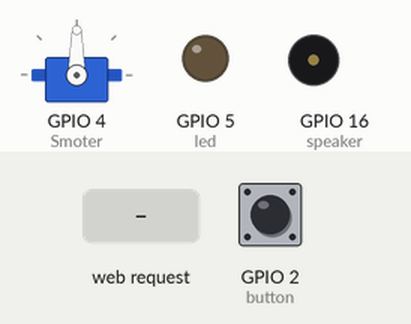
A sketch run on a simulated ESP8266 (NodeMCU). On the bench: servo, output pins drawn as LEDs (lit = HIGH), buzzer (waves = sounding, pin HIGH). The test bench sets the inputs (shaded band); at power-on: GPIO 2 (button) HIGH. WiFi joins after 1.5 s; servers stay silent unless stated; what the sketch prints to the serial monitor is not drawn.

Above: at 2.7 s.
2.8 s: HTTP request GET /on received
At 5.0 s:
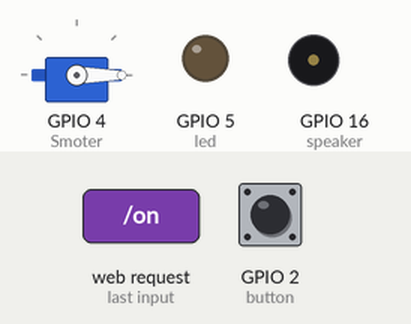
5.8 s: GPIO 2 (button) pulled LOW for 0.15 s
At 6.5 s:
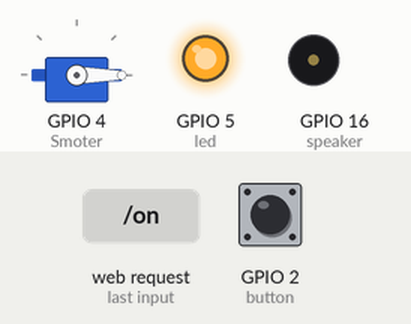
7.4 s: HTTP request GET /on received
At 8.6 s:
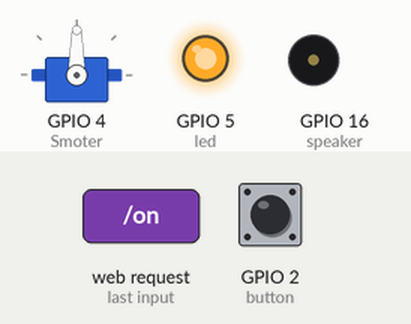
11.9 s: GPIO 2 (button) pulled LOW for 1 s
At 13.3 s:
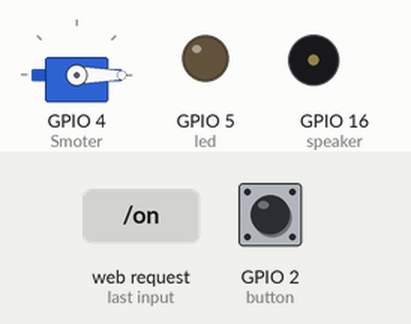
14.4 s: GPIO 2 (button) pulled LOW for 3.2 s
At 18.9 s:
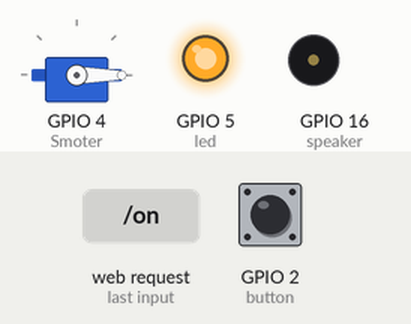
Timing chart, 0 to 20.1 s (numbered marks = the images above; inputs shaded):
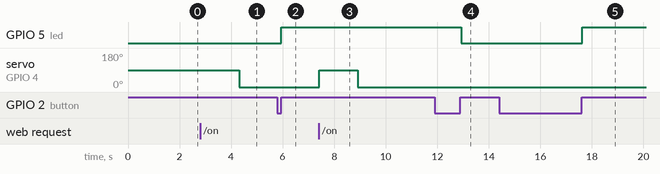

The sketch:

connection_test.ino
```cpp
#include <Servo.h>
#include <SPI.h>
#include <MFRC522.h>
#include <ESP8266WiFi.h>
#include <WebSocketClient.h>
#include <ESP8266WebServer.h>

#define SS_PIN 15
#define RST_PIN 0
#define Smoter 4
//ID 선언
#define ID_0 0xF0
#define ID_1 0x31
#define ID_2 0x98
#define ID_3 0xA3

MFRC522 rfid(SS_PIN, RST_PIN); // RFID 라이브러를 사용
MFRC522::MIFARE_Key key;
Servo myservo;
ESP8266WebServer server(80);


const char* ssid = "Sim";
const char* password = "";
char path[] = "/";
char host[] = "192.168.1.180";
int port = 180;

byte nuidPICC[4];
int toggle = 0;
int speaker = 16;
int button = 2;
int led = 5;
int state = LOW;
int cnt = 0; // 3번 실패시 알림음

WebSocketClient webSocketClient;

// Use WiFiClient class to create TCP connections
WiFiClient client;


void handleON() {
  server.send(200, "text/plane", "Door Open!!");
  Serial.println("Doorlock Open !!");
  myservo.write(90);
  delay(1500);
  myservo.write(0);
}


String recv_data()
{
  String data;
  while (1) {
        webSocketClient.getData(data);
        if (data.length() > 0)
        {
          Serial.print("\nReceived data: ");
          Serial.println(data);
          return data;
        }
      }
}

void send_uid()
{
  Serial.print("UID 전송\n");
  for(int i=0; i<4; i++)
    webSocketClient.sendData(String(rfid.uid.uidByte[i]));
}


int handshake_web(char *host_addr, char *path_host)
{
  webSocketClient.path = path_host;
  webSocketClient.host = host_addr;
  if (webSocketClient.handshake(client)) {
    return 1;
  }
  else {
    return 0;
  }
}

int connect_web(char *host_addr, int port_num)
{
  // Connect to the websocket server
  if (client.connect(host_addr, port_num)) {
    return 1;
  }
  else {
    return 0;
  }
}

int door_ctrl(String rcv_data)
{
  int flag = 0;
  if (rcv_data == "1")
      {
        cnt = 0;
        Serial.println("Open");
        myservo.write(90);
        delay(1500);
        Serial.println("\Close");
        myservo.write(0);
        flag = 1;
      }
      else Serial.print("\n등록되지 않은 사용자 입니다.\n");
      return flag;
}

void setup() {
  pinMode(speaker, OUTPUT);
  pinMode(led, OUTPUT);
  pinMode(button, INPUT_PULLUP);//버튼 입력 설정
  attachInterrupt(digitalPinToInterrupt(button), interrupt, RISING);
  //인터럽트 설정(인터럽트할 핀, 인터럽트 핸들러 함수, 인터럽트 방식(모드))
  //인터럽트 모드에는 FALLING(HIGH->LOW), RISING(LOW->HIGH),
  //CHANGE(변경시), LOW(신호가 LOW일 경우)

  Serial.begin(9600);
  myservo.attach(Smoter);
  SPI.begin(); // SPI 시작
  rfid.PCD_Init(); // RFID 모듈시작

  for (byte i = 0; i < 6; i++) { //키ID 초기화
    key.keyByte[i] = 0xFF;
  }
  //Serial.print(F("Using the following key:"));
  printHex(key.keyByte, MFRC522::MF_KEY_SIZE);

  Serial.println();
  Serial.println();
  Serial.print("Connecting to ");
  Serial.println(ssid);

  WiFi.begin(ssid, password);

  while (WiFi.status() != WL_CONNECTED) {
    delay(500);
    Serial.print(".");
  }

  Serial.println("");
  Serial.println("WiFi connected");
  Serial.print("IP address: ");
  Serial.println(WiFi.localIP());
  server.on("/on", handleON);
  server.begin();


  Serial.println("도어락 시스템을 시작합니다.");

}

void loop() {
  server.handleClient();
  digitalWrite(led, state);
  if (!rfid.PICC_IsNewCardPresent()) //카드가 인식 되지 않았다면
    return;

  if (!rfid.PICC_ReadCardSerial()) // 카드의 ID가 인식 되지 않았다면
    return;


  Serial.print(F("PICC type: "));
  MFRC522::PICC_Type piccType = rfid.PICC_GetType(rfid.uid.sak); //카드의 타입을 읽어옴
  Serial.println(rfid.PICC_GetTypeName(piccType));

  // 감지한 ID의 방식이 MIFARE가 아니라면
  if (piccType != MFRC522::PICC_TYPE_MIFARE_MINI &&
    piccType != MFRC522::PICC_TYPE_MIFARE_1K &&
    piccType != MFRC522::PICC_TYPE_MIFARE_4K) {
    Serial.println(F("Your tag is not of type MIFARE Classic."));
    return;
  }
  Serial.println("");
  Serial.print("taging UID : ");
  printHex(rfid.uid.uidByte, rfid.uid.size);//태깅된 UID출력
  Serial.println("");

  // Connect to the websocket server
  if(connect_web(host, port))
  {
    Serial.println("connection successful");
  }
  else
  {
    Serial.println("connection failed.");
  }

  // Handshake with the server
  if(handshake_web(host, path))
  {
    Serial.println("handshake successful");
  }
  else
  {
    Serial.println("handshake failed.");
  }


  if (client.connected()) {
    if (state == LOW) { //문여는 알고리즘.
      webSocketClient.sendData(String(1));//1은 문연다는 신호
      send_uid();//uid 전송
      if(!door_ctrl(recv_data()))
        cnt++;
      if(cnt == 3)
      {
        for(int i=0; i<3; i++)
        {
          tone(speaker, 330);
          delay(300);
          tone(speaker, 262);
          delay(300);
        }
        noTone(speaker);
        cnt = 0;
      }
    }
    else { //사용자 등록 알고리즘.
      Serial.print("\n사용자를 등록합니다.");
      webSocketClient.sendData("2");
      cnt = 0;
      send_uid();//uid 전송

      if (recv_data() == "2")
        Serial.print("\n사용자가 성공적으로 등록되었습니다.\n");
      else
        Serial.print("\n사용자 등록에 실패하였습니다.\n");
      state = LOW;//사용자 등록 마친 후 LOW로 바꿔줘 일반 모드로 들어감.

    }
  }
  else {
    Serial.println("Client disconnected.");
//    while (1) {
//      // Hang on disconnect.
//    }
  }
  client.stop();
  rfid.PICC_HaltA();//종료
  rfid.PCD_StopCrypto1();//다시 시작
}

// 카드 ID를 16진수로 바꿔주는 함수
void printHex(byte *buffer, byte bufferSize) {
  for (byte i = 0; i < bufferSize; i++) {
    Serial.print(buffer[i] < 0x10 ? " 0" : " ");
    Serial.print(buffer[i], HEX);
  }
}
void interrupt() {
  state = !state;
}
```

Measured:
- after the input at 2.8 s, servo on GPIO 4 (Smoter): 90° → 0° after 1.5 s
- after the input at 5.8 s, GPIO 5 (led): LOW → HIGH after 0.15 s
- after the input at 7.4 s, servo on GPIO 4 (Smoter): 0° → 90° at once, → 0° 1.5 s later
- after the input at 11.9 s, GPIO 5 (led): HIGH → LOW after 1.0 s
- after the input at 14.4 s, GPIO 5 (led): LOW → HIGH after 3.2 s
